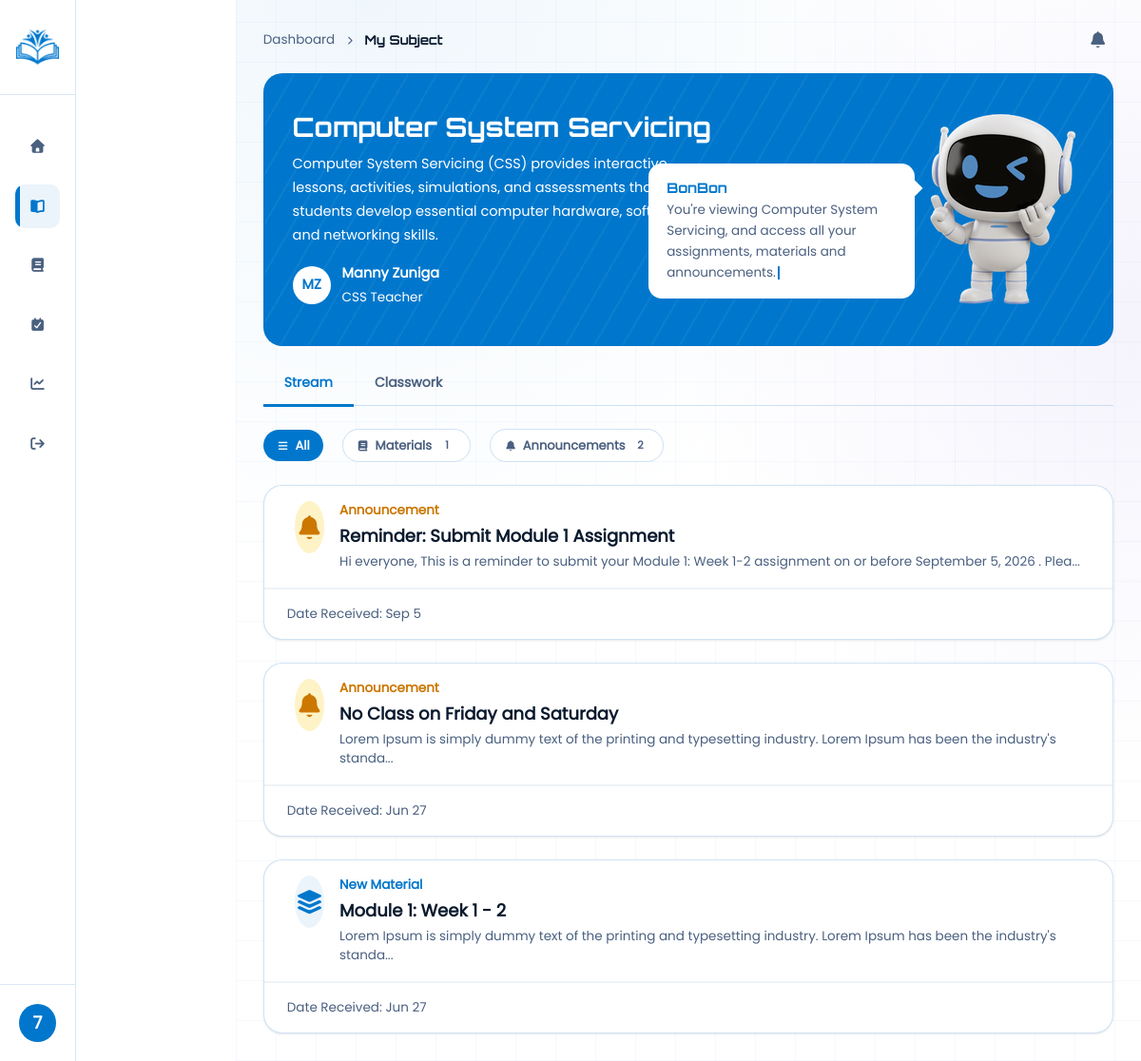
Screenshot of /public/?url=subjects&subject=css (signed in) with the database file from the repository.
### tables this page shows
CREATE TABLE `tbl_subjects` (
  `id` int(11) NOT NULL AUTO_INCREMENT,
  `grade_level_id` int(11) NOT NULL,
  `subject_name` varchar(255) NOT NULL,
  `subject_image` varchar(255) NOT NULL,
  `subject_description` varchar(255) NOT NULL,
  `curriculum_type` enum('legacy','new') NOT NULL DEFAULT 'legacy',
  `strand_group` varchar(60) DEFAULT NULL,
  `is_core` tinyint(1) NOT NULL DEFAULT 0,
  `subject_code` varchar(100) NOT NULL,
  `created_at` timestamp NOT NULL DEFAULT current_timestamp(),
  `updated_at` timestamp NOT NULL DEFAULT current_timestamp() ON UPDATE current_timestamp(),
  PRIMARY KEY (`id`),
  KEY `grade_level_id` (`grade_level_id`)
);

CREATE TABLE `tbl_users` (
  `id` int(11) NOT NULL AUTO_INCREMENT,
  `name` varchar(255) DEFAULT NULL,
  `username` varchar(255) DEFAULT NULL,
  `password` varchar(255) NOT NULL,
  `role` varchar(255) NOT NULL,
  `created_at` timestamp NOT NULL DEFAULT current_timestamp(),
  `updated_at` timestamp NOT NULL DEFAULT current_timestamp(),
  PRIMARY KEY (`id`)
);

### app/controllers/HomeController.php (called while the page is built, shortened)
<?php
class HomeController
{
    public function subjects()
    {
        require "../app/view/subjects.php";
    }
}

### core/model.php (called while the page is built, shortened)
<?php
class Model {
    public function __construct(){
        $this->db = new mysqli(
            "localhost",
            "root",
            "",
            "ilearn_database"
        );
    }
}

### app/models/Students.php (called while the page is built, shortened)
<?php
require_once "../core/Model.php";
class Students extends Model
{
    public function getSubjectFeed($subjectSlug, $studentId = null)
    {
        $studentId = $studentId ?? $_SESSION['student_id'] ?? 0;
        $stmt = $this->db->prepare("
        (SELECT 'module' AS type, m.id, 'New Material' AS label,
                m.title AS heading, m.description AS subtext, m.posted_at AS date,
                NULL AS total_points, NULL AS points_earned
         FROM tbl_modules m
         JOIN tbl_subjects s ON m.subject_id = s.id
         WHERE s.subject_code = ?)
        UNION ALL
        (SELECT 'assignment', a.id, 'New Assignment',
                a.task, a.description, a.posted_at,
                a.points AS total_points,
                sub.points_earned AS points_earned
         FROM tbl_assignments a
         JOIN tbl_subjects s ON a.subject_id = s.id
         LEFT JOIN tbl_assignment_submissions sub
                ON sub.assignment_id = a.id
                AND sub.student_id = ?
         WHERE s.subject_code = ?)
        UNION ALL
        (SELECT 'announcement', n.id, 'Announcement',
                n.title, n.message, n.created_at,
                NULL AS total_points, NULL AS points_earned
         FROM tbl_notifications n
         JOIN tbl_subjects s ON n.subject_id = s.id
         WHERE s.subject_code = ? AND n.type = 'announcement')
        ORDER BY date DESC
    ");
        $stmt->bind_param("siss", $subjectSlug, $studentId, $subjectSlug, $subjectSlug);
        $stmt->execute();
        return $stmt->get_result()->fetch_all(MYSQLI_ASSOC);
    }
    public function getSubjectBySlug($subjectSlug)
    {
        $stmt = $this->db->prepare("
            SELECT id, subject_name, subject_image, subject_code, subject_description
            FROM tbl_subjects WHERE subject_code = ? LIMIT 1
        ");
        $stmt->bind_param("s", $subjectSlug);
        $stmt->execute();
        return $stmt->get_result()->fetch_assoc();
    }
    public function getTeacherBySubjectId($subjectId)
    {
        $stmt = $this->db->prepare("
        SELECT u.name
        FROM tbl_teacher_assignments ta
        JOIN tbl_teachers t ON ta.teacher_id = t.id
        JOIN tbl_users u ON t.user_id = u.id
        WHERE ta.subject_id = ?
        LIMIT 1
    ");
        $stmt->bind_param("i", $subjectId);
        $stmt->execute();
        return $stmt->get_result()->fetch_assoc();
    }
}

### app/view/subjects.php (the view, shortened to what this page needs)
<!DOCTYPE html>
<html lang="en">
<head>
    <link rel="stylesheet" href="../css_folder/subjects.css">
    <link rel="stylesheet" href="../css_folder/components.css">
    <link rel="stylesheet" href="../bootstrap_folder/css/bootstrap.min.css">
    <link rel="stylesheet" href="../font-awesome-icon/css/all.min.css">
</head>
<body>
    <div class="container-fluid p-0">
        <?php include("../components/sidebar.php"); ?>
        <div class="rightbar">
            <?php
            require_once "../app/models/Students.php";
            $studentModel = new Students();
            $subject = $_GET['subject'] ?? null;
            if ($subject):
                $subjectInfo = $studentModel->getSubjectBySlug($subject);
                if ($subjectInfo):
                    $feedItems = $studentModel->getSubjectFeed($subject, $_SESSION['student_id'] ?? 0);
                    $teacher = $studentModel->getTeacherBySubjectId((int) $subjectInfo['id']);
                    $teacherName = $teacher['name'] ?? 'Unknown Instructor';
                    $nameParts = explode(' ', $teacherName);
                    $initials = '';
                    foreach ($nameParts as $part) {
                        if (!empty($part))
                            $initials .= strtoupper($part[0]);
                    }
                    $initials = substr($initials, 0, 2);
                    ?>
                    <div class="navbar-bread">
                        <div class="bread-crambs">
                            Dashboard <i class="fa fa-chevron-right"></i> <b>My Subject</b>
                        </div>
                        <div class="notification">
                            <button>
                                <i class="fa fa-bell"></i>
                            </button>
                        </div>
                    </div>
                    <div class="header">
                        <div class="module-title">
                            <div class="module-body">
                                <div class="module-body-child">
                                    <div class="module-links">
                                        <div class="module-description">
                                            <h1><?= htmlspecialchars($subjectInfo['subject_name']) ?></h1>
                                            <p><?= htmlspecialchars($subjectInfo['subject_description']) ?></p>
                                            <div class="icon-parent">
                                                <div class="icon">
                                                    <?= htmlspecialchars($initials) ?>
                                                </div>
                                                <div class="text">
                                                    <p>
                                                        <?= htmlspecialchars($teacherName) ?>
                                                    </p>
                                                    <span>CSS Teacher</span>
                                                </div>
                                            </div>
                                        </div>
                                        <div class="module-buttons">
                                            <div class="speech-bubble">
                                                <strong>BonBon</strong>
                                                <p id="bonbonMessage"></p>
                                            </div>
                                            <img src="../images/robot-ai7.png" alt="">
                                        </div>
                                    </div>
                                </div>
                            </div>
                        </div>
                    </div>
                    <div class="subject-tabs">
                        <button class="subject-tab-btn active" data-tab="stream">Stream</button>
                        <button class="subject-tab-btn" data-tab="classwork">Classwork</button>
                    </div>
                    <div class="parent">
                        <div class="module-parent-progress">
                            <?php
                            $urlMap = [
                                'module' => 'module_view',
                                'assignment' => 'assignment_view',
                                'announcement' => 'announcement_view',
                            ];
                            $labelMap = [
                                'module' => 'New Material',
                                'assignment' => 'New Assignment',
                                'announcement' => 'Announcement',
                            ];
                            $streamItems = [];
                            $classworkItems = [];
                            foreach ($feedItems as $item) {
                                if ($item['type'] === 'assignment') {
                                    $classworkItems[] = $item;
                                } else {
                                    $streamItems[] = $item;
                                }
                            }
                            ?>
                            <div class="subject-tab-pane active" id="subject-tab-stream">
                                <?php
                                $totalMaterials = count(array_filter($streamItems, fn($i) => $i['type'] === 'module'));
                                $totalAnnouncements = count(array_filter($streamItems, fn($i) => $i['type'] === 'announcement'));
                                ?>
                                <div class="stream-filter-bar">
                                    <button class="stream-chip active" data-filter="all" onclick="filterStream('all', this)">
                                        <i class="fa fa-bars" style="font-size:11px;"></i>
                                        All
                                    </button>
                                    <button class="stream-chip" data-filter="module" onclick="filterStream('module', this)">
                                        <i class="fa fa-book" style="font-size:11px;"></i>
                                        Materials
                                        <span class="chip-count"><?= $totalMaterials ?></span>
                                    </button>
                                    <button class="stream-chip" data-filter="announcement"
                                        onclick="filterStream('announcement', this)">
                                        <i class="fa fa-bell" style="font-size:11px;"></i>
                                        Announcements
                                        <span class="chip-count"><?= $totalAnnouncements ?></span>
                                    </button>
                                </div>
                                <?php if (!empty($streamItems)): ?>
                                    <?php foreach ($streamItems as $item): ?>
                                        <?php
                                        $pageUrl = "/learning_management/public/?url={$urlMap[$item['type']]}&subject=" . urlencode($subject) . "&id={$item['id']}";
                                        $label = $labelMap[$item['type']] ?? $item['type'];
                                        $date = date('M j', strtotime($item['date']));
                                        $subtext = mb_strimwidth(strip_tags($item['subtext']), 0, 120, '...');
                                        $isAnnouncement = $item['type'] === 'announcement';
                                        ?>
                                        <a href="<?= $pageUrl ?>" data-feed-type="<?= $item['type'] ?>">
                                            <div class="module-progress">
                                                <div class="module-parent">
                                                    <div class="module-icon <?= $isAnnouncement ? 'announcement-icon' : '' ?>">
                                                        <i class="fa <?= $isAnnouncement ? 'fa-bell' : 'fa-layer-group' ?>"></i>
                                                    </div>
                                                    <div class="module-content">
                                                        <span
                                                            class="feed-type-label <?= $isAnnouncement ? 'announcement' : 'material' ?>">
                                                            <?= htmlspecialchars($label) ?>
                                                        </span>
                                                        <h3><?= htmlspecialchars($item['heading']) ?></h3>
                                                        <p><?= htmlspecialchars($subtext) ?></p>
                                                    </div>
                                                </div>
                                                <hr>
                                                <div class="module-date"
                                                    style="display:flex; justify-content:space-between; align-items:center;">
                                                    <p style="margin:0;">Date Received: <?= $date ?></p>
                                                </div>
                                            </div>
                                        </a>
                                    <?php endforeach; ?>
                                <?php else: ?>
                                    <p style="color:#aaa; padding:2rem; font-size:14px; text-align:center;">No materials or
                                        announcements posted yet.</p>
                                <?php endif; ?>
                            </div>
                        </div>
                    </div>
                    <?php
                endif;
            endif; ?>
        </div>
    </div>
</body>
</html>

### css_folder/components.css (style rules this page uses)
* { font-family: 'Poppins', sans-serif; scrollbar-width: thin; }
:root { --neon-cyan: #0077cc; --neon-blue: #0055aa; --electric-purple: #5533cc; --deep-navy: #ffffff; --panel-dark: #f4f7fb; --panel-mid: #e8eef8; --panel-border: rgba(0, 100, 200, 0.15); --text-bright: #0a1a2e; --text-dim: #4a6080; --accent-gold: #cc7700; --danger-red: #cc2244; --bg-main: #ffffff; --bg-section-alt: #f0f5fc; --panel-bg: #f5f7fb; --panel: #f7faff; --border: rgba(0, 100, 200, 0.18); --cyan-dim: rgba(0, 119, 204, 0.22); }

### rows the page displays
tbl_subjects: subject_name "Computer System Servicing", subject_description "Computer System Servicing (CSS) provides interactive lessons, activities, simulations, and assessments that help students develop essential computer hardware, software, and networking skills."
tbl_users: name "Manny Zuniga"

### other values shown
$initial "7"
$initials "MZ"
$totalMaterials "1"
$totalAnnouncements "2"
$label "Announcement"
$item['heading'] "Reminder: Submit Module 1 Assignment"
$subtext "Hi everyone, This is a reminder to submit your Module 1: Week 1-2 assignment on or before September 5, 2026 . Plea..."
$date "Sep 5"
$item['heading'] "No Class on Friday and Saturday"
$subtext "Lorem Ipsum is simply dummy text of the printing and typesetting industry. Lorem Ipsum has been the industry's standa..."
$date "Jun 27"
$label "New Material"
$item['heading'] "Module 1: Week 1 - 2"
